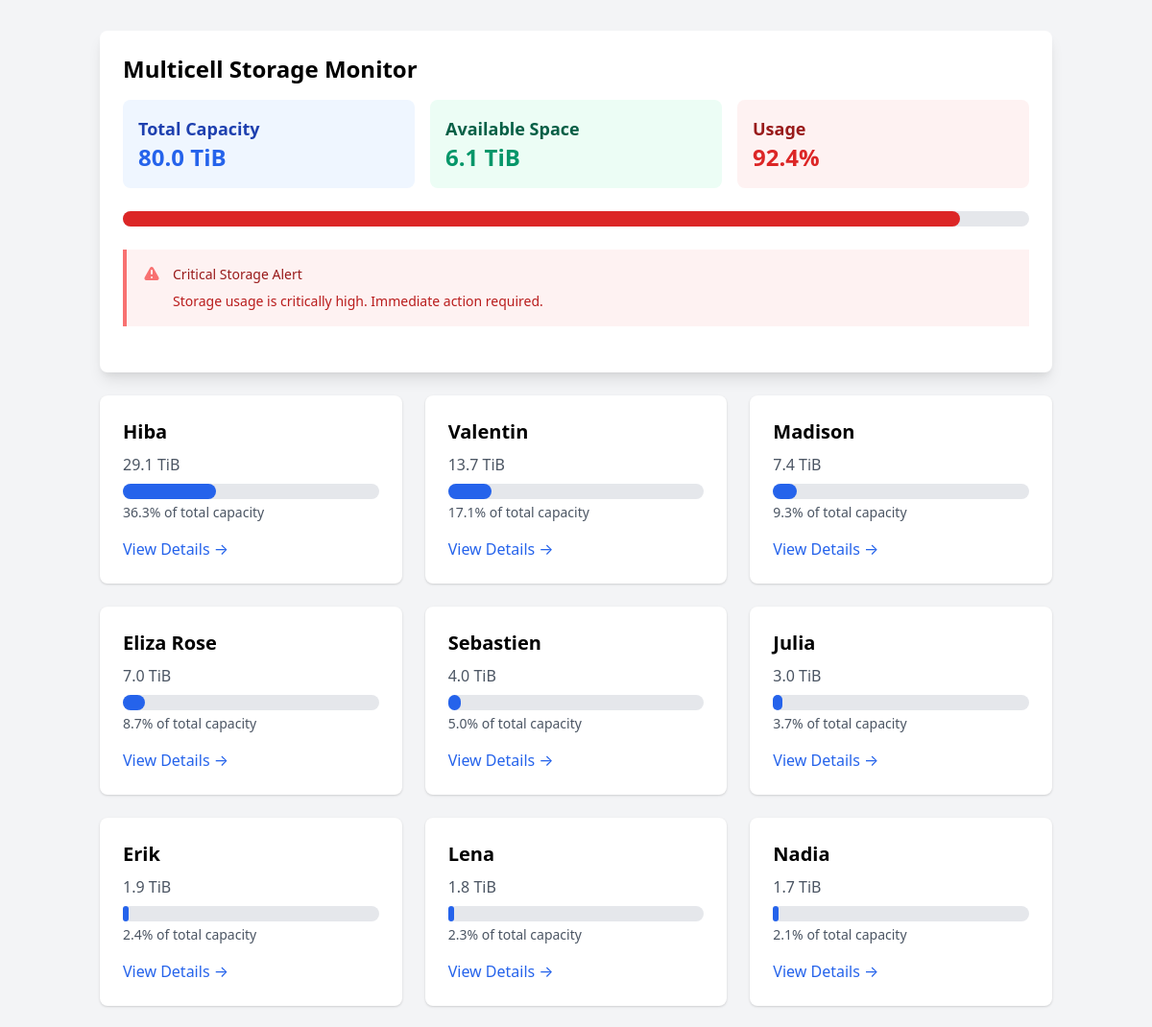
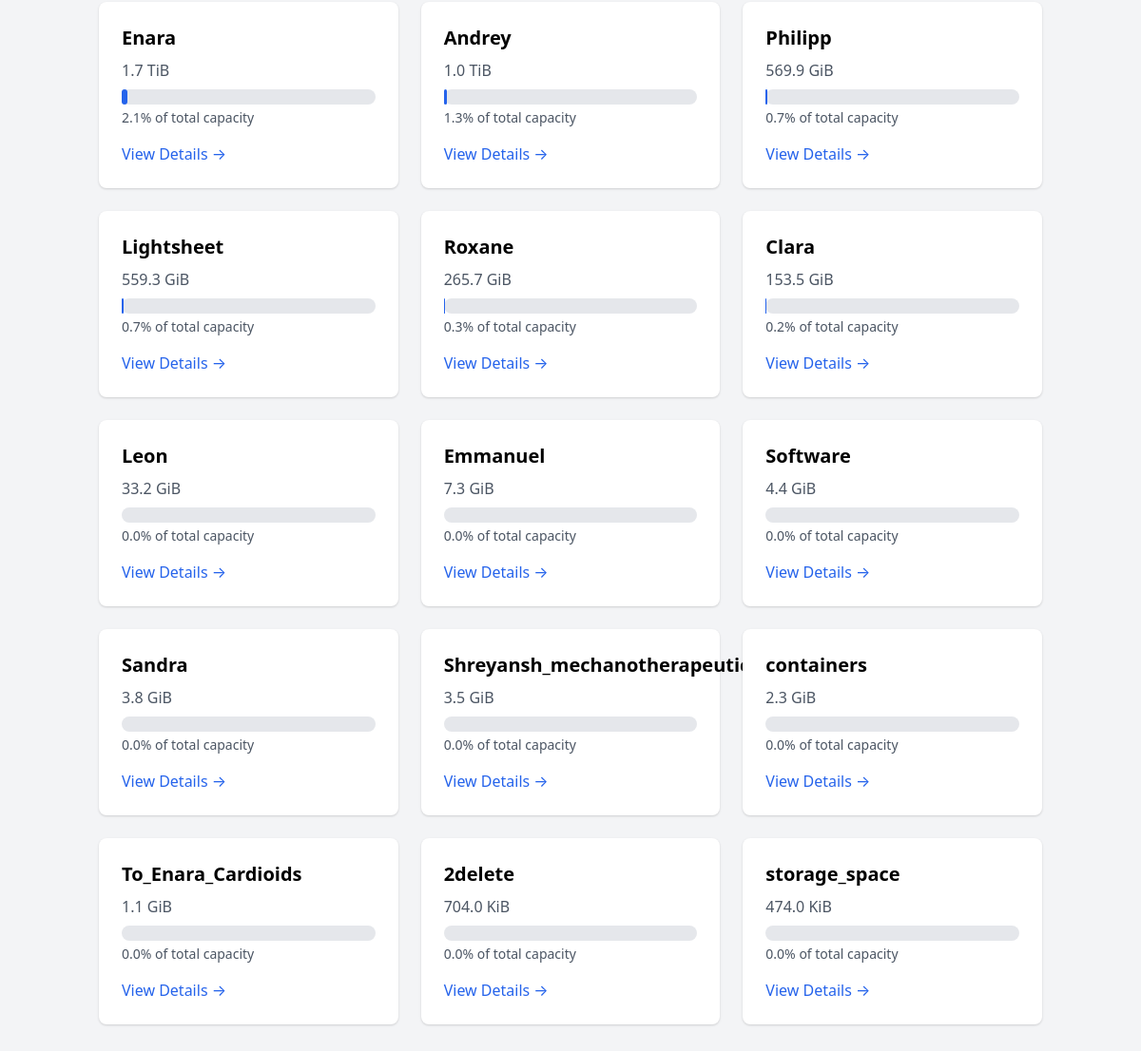
The page / on the database its author committed (2 pictures, top to bottom).
### app.py (models this page shows)
class StorageData(db.Model):
    id = db.Column(db.Integer, primary_key=True)
    folder = db.Column(db.String(100))
    size_bytes = db.Column(db.BigInteger)
    date = db.Column(db.DateTime)
    last_modified = db.Column(db.DateTime)

### app.py (the view)
@app.route('/')
def index():
    users = get_latest_storage_data()
    storage_status = get_storage_status()
    return render_template('index.html',
                         users=users,
                         storage_status=storage_status,
                         humanize=humanize)

### app.py (called while the page is built)
def get_latest_storage_data():
    subquery = db.session.query(
        StorageData.folder,
        db.func.max(StorageData.date).label('max_date')
    ).group_by(StorageData.folder).subquery()
    return StorageData.query.join(
        subquery,
        db.and_(
            StorageData.folder == subquery.c.folder,
            StorageData.date == subquery.c.max_date
        )
    ).order_by(StorageData.size_bytes.desc()).all()

def get_total_storage():
    latest = get_latest_storage_data()
    return sum(entry.size_bytes for entry in latest)

def get_storage_status():
    total_used = get_total_storage()
    capacity = app.config['TOTAL_STORAGE_CAPACITY']
    usage_percent = (total_used / capacity) * 100
    status = {
        'total_used': total_used,
        'capacity': capacity,
        'usage_percent': usage_percent,
        'available': capacity - total_used,
        'warning_level': 'normal'
    }
    if usage_percent >= 90:
        status['warning_level'] = 'critical'
    elif usage_percent >= 80:
        status['warning_level'] = 'warning'
    elif usage_percent >= 70:
        status['warning_level'] = 'notice'
    return status

### templates/index.html (shortened to what this page needs)
<!DOCTYPE html>
<html>
<head>
    <link href="https://cdnjs.cloudflare.com/ajax/libs/tailwindcss/2.2.19/tailwind.min.css" rel="stylesheet">
</head>
<body class="bg-gray-100">
    <div class="container mx-auto px-4 py-8">
        <div class="bg-white rounded-lg shadow-lg p-6 mb-6">
            <h1 class="text-2xl font-bold mb-4">Multicell Storage Monitor</h1>
            <div class="grid grid-cols-1 md:grid-cols-3 gap-4 mb-6">
                <div class="bg-blue-50 rounded-lg p-4">
                    <h3 class="text-lg font-semibold text-blue-800">Total Capacity</h3>
                    <p class="text-2xl font-bold text-blue-600">
                        {{ humanize.naturalsize(storage_status.capacity, binary=True) }}
                    </p>
                </div>
                <div class="bg-green-50 rounded-lg p-4">
                    <h3 class="text-lg font-semibold text-green-800">Available Space</h3>
                    <p class="text-2xl font-bold text-green-600">
                        {{ humanize.naturalsize(storage_status.available, binary=True) }}
                    </p>
                </div>
                <div class="bg-{{ 'red' if storage_status.warning_level == 'critical'
                                 else 'yellow' if storage_status.warning_level == 'warning'
                                 else 'blue' }}-50 rounded-lg p-4">
                    <h3 class="text-lg font-semibold text-{{ 'red' if storage_status.warning_level == 'critical'
                                                           else 'yellow' if storage_status.warning_level == 'warning'
                                                           else 'blue' }}-800">Usage</h3>
                    <p class="text-2xl font-bold text-{{ 'red' if storage_status.warning_level == 'critical'
                                                       else 'yellow' if storage_status.warning_level == 'warning'
                                                       else 'blue' }}-600">
                        {{ "%.1f"|format(storage_status.usage_percent) }}%
                    </p>
                </div>
            </div>
            <div class="mb-6">
                <div class="w-full bg-gray-200 rounded-full h-4">
                    <div class="bg-{{ 'red' if storage_status.warning_level == 'critical'
                                     else 'yellow' if storage_status.warning_level == 'warning'
                                     else 'blue' }}-600 rounded-full h-4"
                         style="width: {{ storage_status.usage_percent }}%">
                    </div>
                </div>
            </div>
            {% if storage_status.warning_level in ['warning', 'critical'] %}
            <div class="bg-{{ 'red' if storage_status.warning_level == 'critical' else 'yellow' }}-50
                        border-l-4 border-{{ 'red' if storage_status.warning_level == 'critical' else 'yellow' }}-400 p-4 mb-6">
                <div class="flex">
                    <div class="flex-shrink-0">
                        <svg class="h-5 w-5 text-{{ 'red' if storage_status.warning_level == 'critical' else 'yellow' }}-400"
                             viewBox="0 0 20 20" fill="currentColor">
                            <path fill-rule="evenodd"
                                  d="M8.257 3.099c.765-1.36 2.722-1.36 3.486 0l5.58 9.92c.75 1.334-.213 2.98-1.742 2.98H4.42c-1.53 0-2.493-1.646-1.743-2.98l5.58-9.92zM11 13a1 1 0 11-2 0 1 1 0 012 0zm-1-8a1 1 0 00-1 1v3a1 1 0 002 0V6a1 1 0 00-1-1z"
                                  clip-rule="evenodd"/>
                        </svg>
                    </div>
                    <div class="ml-3">
                        <h3 class="text-sm font-medium text-{{ 'red' if storage_status.warning_level == 'critical' else 'yellow' }}-800">
                            {{ 'Critical Storage Alert' if storage_status.warning_level == 'critical' else 'Storage Warning' }}
                        </h3>
                        <div class="mt-2 text-sm text-{{ 'red' if storage_status.warning_level == 'critical' else 'yellow' }}-700">
                            {{ 'Storage usage is critically high. Immediate action required.' if storage_status.warning_level == 'critical'
                               else 'Storage usage is high. Please review your data and free up space.' }}
                        </div>
                    </div>
                </div>
            </div>
            {% endif %}
        </div>
        <div class="grid grid-cols-1 md:grid-cols-2 lg:grid-cols-3 gap-6">
            {% for user in users %}
            <div class="bg-white rounded-lg shadow p-6">
                <h2 class="text-xl font-bold mb-2">{{ user.folder }}</h2>
                <div class="text-gray-600 mb-2">
                    {{ humanize.naturalsize(user.size_bytes, binary=True) }}
                </div>
                <div class="mb-4">
                    {% set percentage = (user.size_bytes / storage_status.capacity * 100) | round(1) %}
                    <div class="bg-gray-200 rounded-full h-4">
                        <div class="bg-blue-600 rounded-full h-4" style="width: {{ percentage }}%"></div>
                    </div>
                    <div class="text-sm text-gray-600 mt-1">{{ percentage }}% of total capacity</div>
                </div>
                <a href="{{ url_for('user_detail', username=user.folder) }}"
                   class="text-blue-600 hover:text-blue-800">View Details →</a>
            </div>
            {% endfor %}
        </div>
    </div>
</body>
</html>

### rows shown on the page
StorageData: folder "Hiba", naturalsize "29.1 TiB", percentage "36.3"
StorageData: folder "Valentin", naturalsize "13.7 TiB", percentage "17.1"
StorageData: folder "Madison", naturalsize "7.4 TiB", percentage "9.3"
StorageData: folder "Eliza Rose", naturalsize "7.0 TiB", percentage "8.7"
StorageData: folder "Sebastien", naturalsize "4.0 TiB", percentage "5.0"
StorageData: folder "Julia", naturalsize "3.0 TiB", percentage "3.7"
StorageData: folder "Erik", naturalsize "1.9 TiB", percentage "2.4"
StorageData: folder "Lena", naturalsize "1.8 TiB", percentage "2.3"
StorageData: folder "Nadia", naturalsize "1.7 TiB", percentage "2.1"
StorageData: folder "Enara", naturalsize "1.7 TiB", percentage "2.1"
StorageData: folder "Andrey", naturalsize "1.0 TiB", percentage "1.3"
StorageData: folder "Philipp", naturalsize "569.9 GiB", percentage "0.7"
StorageData: folder "Lightsheet", naturalsize "559.3 GiB", percentage "0.7"
StorageData: folder "Roxane", naturalsize "265.7 GiB", percentage "0.3"
StorageData: folder "Clara", naturalsize "153.5 GiB", percentage "0.2"
StorageData: folder "Leon", naturalsize "33.2 GiB", percentage "0.0"
StorageData: folder "Emmanuel", naturalsize "7.3 GiB", percentage "0.0"
StorageData: folder "Software", naturalsize "4.4 GiB", percentage "0.0"
StorageData: folder "Sandra", naturalsize "3.8 GiB", percentage "0.0"
StorageData: folder "Shreyansh_mechanotherapeutics", naturalsize "3.5 GiB", percentage "0.0"
StorageData: folder "containers", naturalsize "2.3 GiB", percentage "0.0"
StorageData: folder "To_Enara_Cardioids", naturalsize "1.1 GiB", percentage "0.0"
StorageData: folder "2delete", naturalsize "704.0 KiB", percentage "0.0"
StorageData: folder "storage_space", naturalsize "474.0 KiB", percentage "0.0"

### other values the page prints
{{ humanize.naturalsize(storage_status.capacity, binary=True) }} "80.0 TiB"
{{ humanize.naturalsize(storage_status.available, binary=True) }} "6.1 TiB"
{{ "%.1f"|format(storage_status.usage_percent) }} "92.4"
